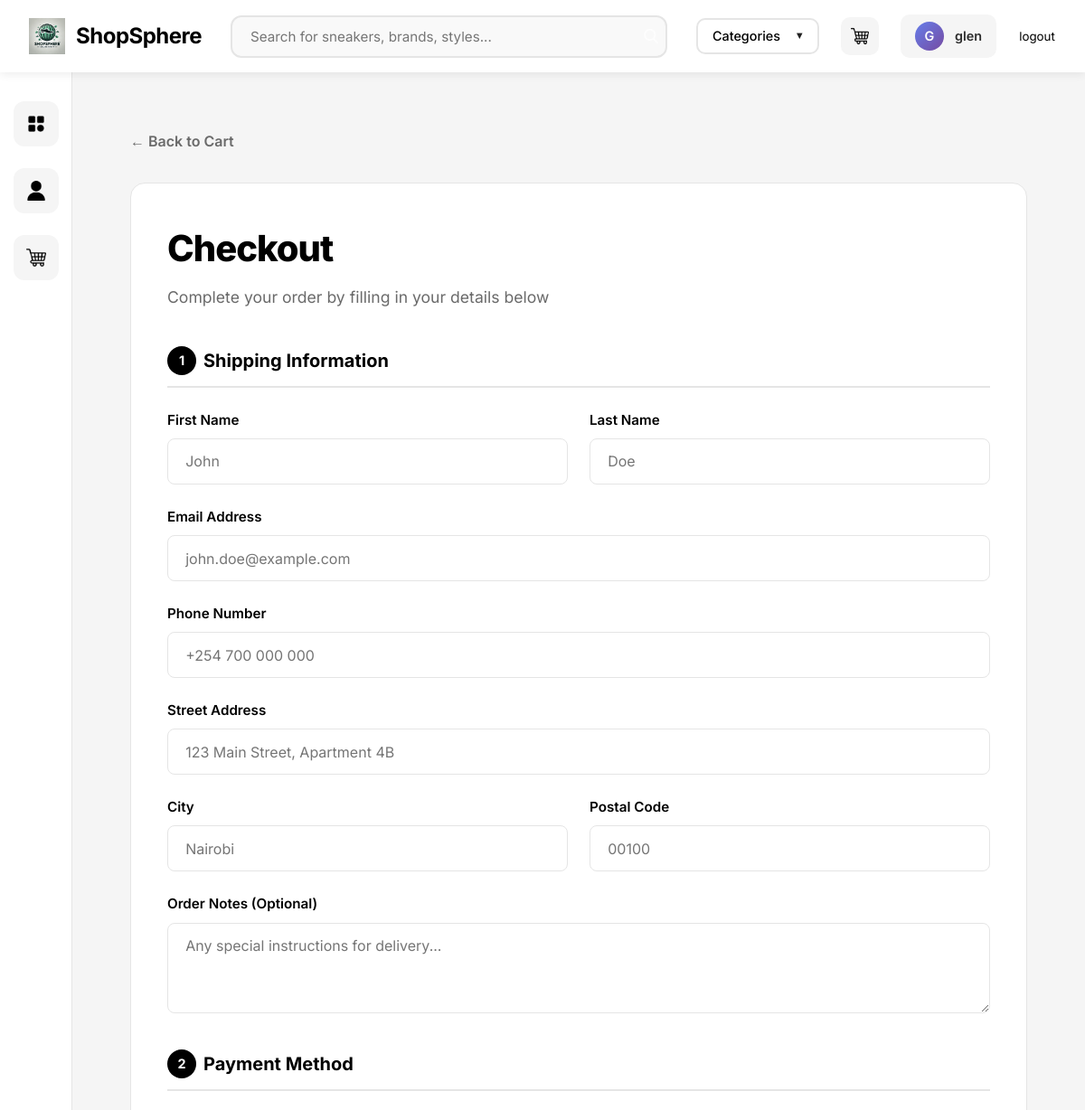
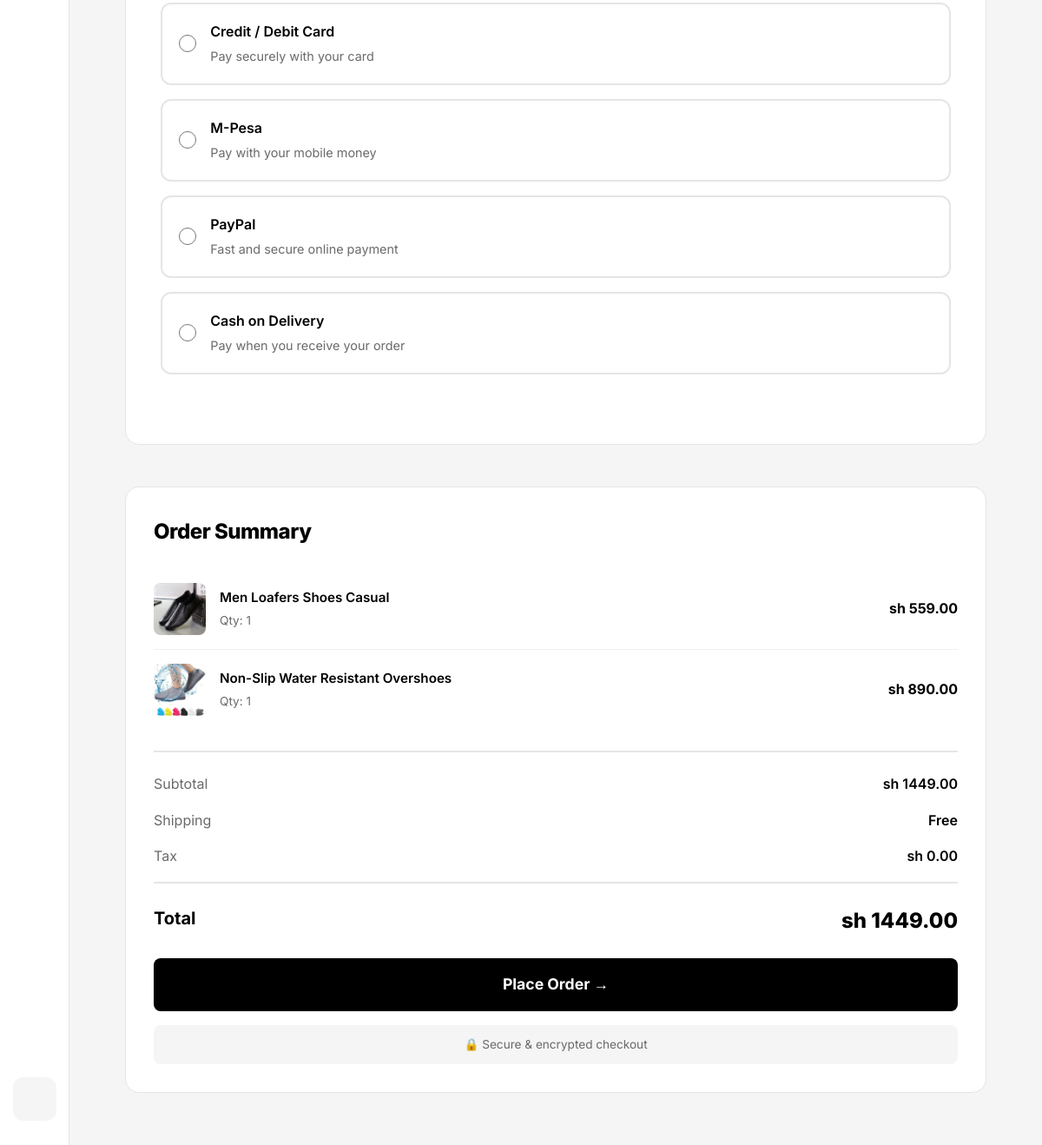
/checkout/ (signed in), run on the app's committed database (2 pictures, top to bottom).
### app/models.py (models this page shows, shortened)
class MyCart(models.Model):
    product = models.ForeignKey(Product, on_delete=models.SET_NULL, null=True)
    user = models.ForeignKey(User, on_delete=models.SET_NULL, null=True)
    price = models.DecimalField(max_digits=10, decimal_places=2)
    quantity = models.IntegerField(default=1)
    total_products = models.IntegerField(default=1)
    date = models.DateTimeField(auto_now_add=True)
    cart_id = models.CharField(max_length=255, blank=True, null=True)
    created_at = models.DateTimeField(auto_now_add=True)
    shipping = models.DecimalField(max_digits=10, decimal_places=2, default=0.00)
    def get_total(self):
        return self.price * self.quantity

class Product(models.Model):
    product_id = models.AutoField(primary_key=True)
    name = models.CharField(max_length=100)
    status = models.CharField(max_length=100, default='published')
    price = models.DecimalField(max_digits=10, decimal_places=2)
    quantity = models.IntegerField(default=0)
    image = models.ImageField(upload_to='image')
    category = models.ForeignKey(Category, on_delete=models.SET_NULL, null=True)
    description = models.TextField(max_length=1000, default='No description provided')
    date = models.DateField(default=timezone.now)
    class Meta:
        verbose_name_plural = "products"

### app/views.py (the view, shortened to what this page needs)
# urls.py: path('checkout/', views.checkout, name='checkout'),
@login_required
def checkout(request):
    cart_items = MyCart.objects.filter(user=request.user)
    if not cart_items.exists():
        messages.error(request, "Your cart is empty!")
        return redirect('cart')
    total_price = sum(item.price * item.quantity for item in cart_items)
    context = {
        'cart_items': cart_items,
        'total_price': total_price,
    }
    return render(request, "checkout.html", context)

### app/templates/checkout.html (shortened to what this page needs)
{% extends 'layout.html' %}
{% load static %}
{% block content %}
<div class="checkout-container">
    <a href="{% url 'cart' %}" class="back-link">
        ← Back to Cart
    </a>
    <form method="POST" action="">
        <div class="checkout-wrapper">
            <div class="checkout-main">
                <div class="checkout-header">
                    <h2>Checkout</h2>
                    <p>Complete your order by filling in your details below</p>
                </div>
                <div class="checkout-section">
                    <h3 class="section-title">
                        <span class="section-number">1</span>
                        Shipping Information
                    </h3>
                    <div class="form-grid">
                        <div class="form-group">
                            <label for="first_name">First Name</label>
                            <input type="text" id="first_name" name="first_name" placeholder="John" required>
                        </div>
                        <div class="form-group">
                            <label for="last_name">Last Name</label>
                            <input type="text" id="last_name" name="last_name" placeholder="Doe" required>
                        </div>
                        <div class="form-group full-width">
                            <label for="email">Email Address</label>
                            <input type="email" id="email" name="email" placeholder="john.doe@example.com" required>
                        </div>
                        <div class="form-group full-width">
                            <label for="phone">Phone Number</label>
                            <input type="tel" id="phone" name="phone" placeholder="+254 700 000 000" required>
                        </div>
                        <div class="form-group full-width">
                            <label for="address">Street Address</label>
                            <input type="text" id="address" name="address" placeholder="123 Main Street, Apartment 4B" required>
                        </div>
                        <div class="form-group">
                            <label for="city">City</label>
                            <input type="text" id="city" name="city" placeholder="Nairobi" required>
                        </div>
                        <div class="form-group">
                            <label for="postal_code">Postal Code</label>
                            <input type="text" id="postal_code" name="postal_code" placeholder="00100">
                        </div>
                        <div class="form-group full-width">
                            <label for="notes">Order Notes (Optional)</label>
                            <textarea id="notes" name="notes" placeholder="Any special instructions for delivery..."></textarea>
                        </div>
                    </div>
                </div>
                <div class="checkout-section">
                    <h3 class="section-title">
                        <span class="section-number">2</span>
                        Payment Method
                    </h3>
                    <div class="payment-methods">
                        <label class="payment-option">
                            <input type="radio" name="payment_method" value="credit_card" id="credit_card" required>
                            <div class="payment-option-content">
                                <div class="payment-option-title">Credit / Debit Card</div>
                                <div class="payment-option-desc">Pay securely with your card</div>
                            </div>
                        </label>
                        <label class="payment-option">
                            <input type="radio" name="payment_method" value="mpesa" id="mpesa">
                            <div class="payment-option-content">
                                <div class="payment-option-title">M-Pesa</div>
                                <div class="payment-option-desc">Pay with your mobile money</div>
                            </div>
                        </label>
                        <label class="payment-option">
                            <input type="radio" name="payment_method" value="paypal" id="paypal">
                            <div class="payment-option-content">
                                <div class="payment-option-title">PayPal</div>
                                <div class="payment-option-desc">Fast and secure online payment</div>
                            </div>
                        </label>
                        <label class="payment-option">
                            <input type="radio" name="payment_method" value="cod" id="cod">
                            <div class="payment-option-content">
                                <div class="payment-option-title">Cash on Delivery</div>
                                <div class="payment-option-desc">Pay when you receive your order</div>
                            </div>
                        </label>
                    </div>
                </div>
            </div>
           <div class="order-summary">
                <h3 class="summary-header">Order Summary</h3>
                <div class="summary-items">
                    {% for item in cart_items %}
                    <div class="summary-item">
                        <div class="summary-item-image">
                            <img src="{{ item.product.image.url }}" alt="{{ item.product.name }}">
                        </div>
                        <div class="summary-item-details">
                            <div class="summary-item-name">{{ item.product.name }}</div>
                            <div class="summary-item-qty">Qty: {{ item.quantity }}</div>
                        </div>
                        <div class="summary-item-price">sh {{ item.get_total|floatformat:2 }}</div>
                    </div>
                    {% endfor %}
                </div>
                <div class="summary-totals">
                    <div class="summary-row">
                        <span class="summary-row-label">Subtotal</span>
                        <span class="summary-row-value">sh {{ total_price|floatformat:2 }}</span>
                    </div>
                    <div class="summary-row">
                        <span class="summary-row-label">Shipping</span>
                        <span class="summary-row-value">Free</span>
                    </div>
                    <div class="summary-row">
                        <span class="summary-row-label">Tax</span>
                        <span class="summary-row-value">sh 0.00</span>
                    </div>
                </div>
                <div class="summary-total">
                    <span class="summary-total-label">Total</span>
                    <span class="summary-total-value">sh {{ total_price|floatformat:2 }}</span>
                </div>
                <button type="submit" class="place-order-btn">Place Order →</button>
                <div class="security-badge">
                    🔒 Secure & encrypted checkout
                </div>
            </div>
        </div>
    </form>
</div>
{% endblock %}

### app/templates/layout.html (shortened to what this page needs)
{% load static %}
<!DOCTYPE html>
<html lang="en">
<head>
    <link rel="stylesheet" href="{% static 'styles/main.css' %}">
</head>
<body>
    <header class="modern-header">
        <div class="header-container">
            <a href="{% url 'home' %}" class="header-logo">
                <img src="{% static 'images/logo.webp' %}" alt="ShopSphere">
                <span>ShopSphere</span>
            </a>
            <div class="header-search">
                <input type="text" placeholder="Search for sneakers, brands, styles..." id="search">
                <button id="search-btn">
                    <img src="{% static 'images/search.png' %}" alt="Search">
                </button>
            </div>
            <nav class="header-nav">
                <div class="header-category-dropdown">
                    <select id="options" name="options" onchange="if(this.value) window.location.href=this.value">
                        <option value="">Categories</option>
                    </select>
                </div>
                <a href="{% url 'cart' %}" class="header-icon-btn" title="Cart">
                    <img src="{% static 'images/shopping-cart.png' %}" alt="Cart">
                </a>
                <div class="header-profile">
                    <div class="header-profile-img">
                        {{ user.username|first|upper }}
                    </div>
                    <span class="header-profile-name">{{ user.username }}</span>
                </div>
                <form action="{% url 'logout' %}" method="POST" style="margin: 0;">
                    <button type="submit" class="header-icon-btn header-logout-btn" title="Logout">
                        logout
                    </button>
                </form>
            </nav>
        </div>
    </header>
    <aside class="modern-sidebar" id="sidebar">
        <a href="{% url 'home' %}" class="sidebar-icon" title="Home">
            <img src="{% static 'images/categories.png' %}" alt="Home">
        </a>
        <a href="{% url 'profile' %}" class="sidebar-icon" title="Profile">
            <img src="{% static 'images/user.png' %}" alt="Profile">
        </a>
        <a href="{% url 'cart' %}" class="sidebar-icon" title="Cart">
            <img src="{% static 'images/shopping-cart.png' %}" alt="Cart">
        </a>
        <form action="{% url 'logout' %}" method="POST" style="margin: 0;">
            <button type="submit" class="sidebar-icon" style="border: none; cursor: pointer;" title="Logout">
            </button>
        </form>
    </aside>
    <main class="main-content">
        {% block content %}
        {% endblock %}
    </main>
</body>
</html>

### app/static/styles/main.css (style rules this page uses)
:root { --primary-color: #4a6cf7; --primary-dark: #3a56d4; --secondary-color: #ff6b6b; --secondary-dark: #e05050; --background-light: #f9fafb; --background-dark: #222; --text-dark: #222; --text-light: #fff; --gray-light: #e0e0e0; --gray-medium: #999; --box-shadow: 0 4px 16px rgba(0,0,0,0.08); --transition: all 0.3s cubic-bezier(.4,0,.2,1); --border-radius: 10px; }
* { margin: 0; padding: 0; box-sizing: border-box; font-family: 'Inter', 'Poppins', Arial, sans-serif; }
body { background: var(--background-light); color: var(--text-dark); min-height: 100vh; line-height: 1.6; }
a { color: var(--primary-color); text-decoration: none; transition: var(--transition); }
img { max-width: 100%; display: block; }
#search-btn { position: absolute; right: 10px; top: 50%; transform: translateY(-50%); background: transparent; padding: 0; display: flex; align-items: center; justify-content: center; }
#search-btn img { width: 16px; height: 16px; filter: brightness(0) invert(1); opacity: 0.8; }

### app/templates/layout.html (style rules this page uses)
body { font-family: -apple-system, BlinkMacSystemFont, 'Segoe UI', Roboto, 'Helvetica Neue', Arial, sans-serif; margin: 0; padding: 0; background: #f5f5f5; }
.modern-header { position: fixed; top: 0; left: 0; right: 0; background: #fff; box-shadow: 0 2px 10px rgba(0, 0, 0, 0.08); z-index: 1000; transition: all 0.3s ease; }
.header-container { max-width: 1400px; margin: 0 auto; padding: 1rem 2rem; display: flex; align-items: center; justify-content: space-between; gap: 2rem; }
.header-logo { display: flex; align-items: center; gap: 0.75rem; text-decoration: none; color: #000; }
.header-logo img { height: 40px; width: auto; }
.header-logo span { font-size: 1.5rem; font-weight: 700; letter-spacing: -0.5px; }
.header-search { flex: 1; max-width: 500px; position: relative; }
.header-search input { width: 100%; padding: 0.75rem 3rem 0.75rem 1.25rem; border: 2px solid #e5e5e5; border-radius: 12px; font-size: 0.95rem; transition: all 0.3s ease; background: #f9f9f9; }
.header-search button { position: absolute; right: 0.5rem; top: 50%; transform: translateY(-50%); background: #000; border: none; padding: 0.5rem 1rem; border-radius: 8px; cursor: pointer; transition: all 0.3s ease; }
.header-search button img { width: 16px; height: 16px; filter: brightness(0) invert(1); }
.header-nav { display: flex; align-items: center; gap: 1.5rem; }
.header-category-dropdown { position: relative; }
.header-category-dropdown select { padding: 0.6rem 2.5rem 0.6rem 1rem; border: 2px solid #e5e5e5; border-radius: 10px; background: #fff; font-size: 0.9rem; font-weight: 500; cursor: pointer; appearance: none; transition: all 0.3s ease; }
.header-category-dropdown::after { content: '▼'; position: absolute; right: 1rem; top: 50%; transform: translateY(-50%); font-size: 0.7rem; pointer-events: none; }
.header-icon-btn { position: relative; width: 42px; height: 42px; display: flex; align-items: center; justify-content: center; background: #f5f5f5; border-radius: 10px; transition: all 0.3s ease; text-decoration: none; }
.header-icon-btn img { width: 20px; height: 20px; transition: filter 0.3s ease; }
.header-profile { display: flex; align-items: center; gap: 0.75rem; padding: 0.5rem 1rem; background: #f5f5f5; border-radius: 10px; transition: all 0.3s ease; }
.header-profile-img { width: 32px; height: 32px; border-radius: 50%; background: linear-gradient(135deg, #667eea, #764ba2); display: flex; align-items: center; justify-content: center; color: #fff; font-weight: 600; font-size: 0.9rem; }
.header-profile-name { font-size: 0.9rem; font-weight: 600; color: #2d2d2d; }
.header-logout-btn { background: none; border: none; cursor: pointer; padding: 0; margin: 0; }
.modern-sidebar { position: fixed; left: 0; top: 80px; bottom: 0; width: 80px; background: #fff; border-right: 1px solid #e5e5e5; display: flex; flex-direction: column; align-items: center; padding: 2rem 0; gap: 1.5rem; z-index: 900; transition: all 0.3s ease; }
.sidebar-icon { width: 50px; height: 50px; display: flex; align-items: center; justify-content: center; background: #f5f5f5; border-radius: 12px; transition: all 0.3s ease; position: relative; text-decoration: none; }
.sidebar-icon img { width: 22px; height: 22px; transition: filter 0.3s ease; }
.main-content { margin-left: 80px; margin-top: 80px; padding: 2rem; min-height: calc(100vh - 80px); }

### data on the page
MyCart: product.image (picture), product.name "Men Loafers Shoes Casual", quantity "1", get_total "559.00"
MyCart: product.image (picture), product.name "Non-Slip Water Resistant Overshoes", quantity "1", get_total "890.00"

### other printed values
{{ user.username|first|upper }} "G"
{{ user.username }} "glen"
{{ total_price|floatformat:2 }} "1449.00"
